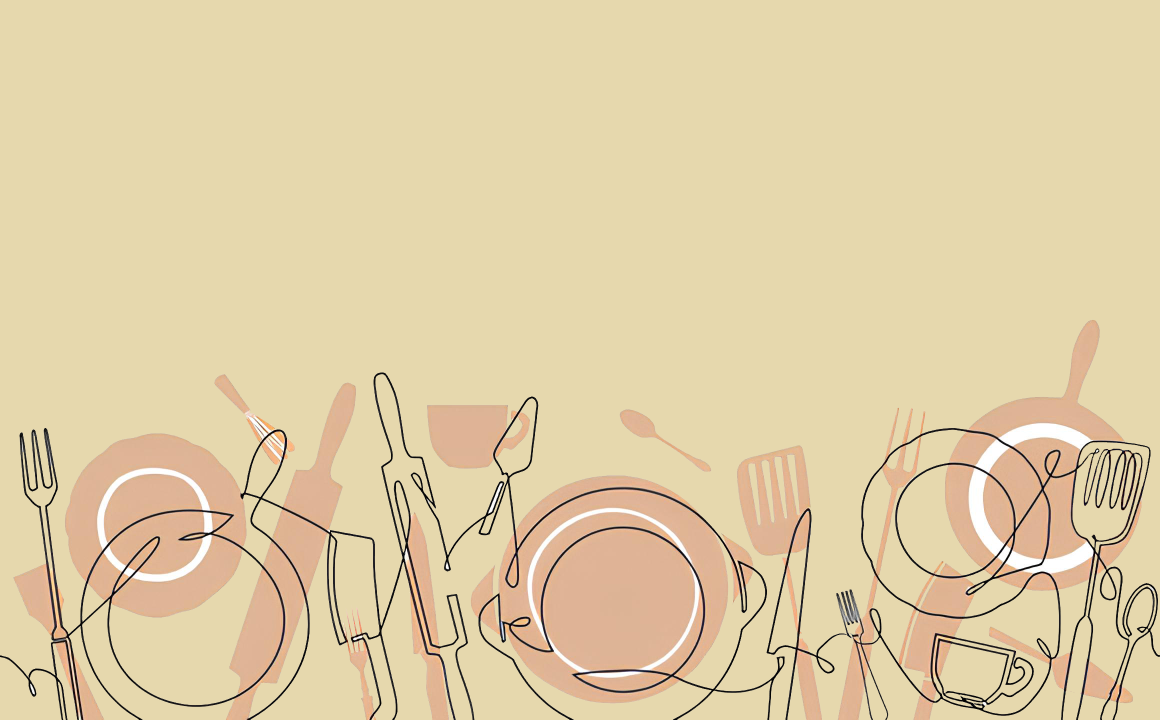
#> input picture ALL project/image/360_F_269622083_VdHDLDkJ6ZKc8tmEN3M4LR995skrg6R2 (1) - Copy.png, 2320 x 1440 px, found by its file name (shown at 1/2 size); its folder holds 5 pictures in this run
$ python -i Registerandlogin.py   (imports and definitions only)
#> lines starting #> are read from the running program, lines starting #| are printed output that depends on the picture
import sqlite3
import tkinter.messagebox as messagebox
import tkinter.ttk as ttk
from tkinter import ttk, Menu
from tkinter import Tk, StringVar, Toplevel, Frame, Label, Entry, Button
from tkinter import *
from PIL import Image, ImageTk
import tkinter as tk
from fpdf import FPDF  #generating pdf documents
from tkinter import filedialog
import os
import datetime
from datetime import datetime as dt

# [5 lines not run here, left out]

# Constants
WIDTH = 800
HEIGHT = 700

# Create variables
USERNAME_LOGIN = StringVar()
PASSWORD_LOGIN = StringVar()
USERNAME_REGISTER = StringVar()
PASSWORD_REGISTER = StringVar()
FIRSTNAME = StringVar()
LASTNAME = StringVar()
ADDRESS = StringVar()
PHONE_NUMBER = StringVar()
EMAIL_ADDRESS = StringVar()
DATE_OF_BIRTH = StringVar()

conn = None  # connection to database
cursor = None  # use to execute the sql queries and fetch results from db


# [193 lines left out: functions Database, LoginForm, RegisterForm, ToggleToLogin, ToggleToRegister, not called in this run]

def edit_profile():
    def Database():
        global conn, cursor
        conn = sqlite3.connect("db_FOOD_ORDERING_SYSTEM.db")
        cursor = conn.cursor()
        cursor.execute(
            "CREATE TABLE IF NOT EXISTS `USER` "
            "(USER_ID INTEGER PRIMARY KEY AUTOINCREMENT NOT NULL, "
            "FIRST_NAME TEXT (100) NOT NULL, "
            "LAST_NAME TEXT (100) NOT NULL, "
            "USERNAME TEXT (100) NOT NULL, "
            "ADDRESS TEXT (150) NOT NULL, "
            "PHONE_NUMBER TEXT (50) NOT NULL UNIQUE, "
            "EMAIL_ADDRESS TEXT (50) NOT NULL UNIQUE, "
            "DATE_OF_BIRTH TEXT (25) NOT NULL,  "
            "PASSWORD TEXT (50) NOT NULL)"
        )
        conn.commit()

    # Initialize the database
    Database()


    # Function to open the edit profile window
    def open_edit_profile_window():
        edit_window = Toplevel()
        edit_window.title("Edit Profile")
        edit_window.geometry("1920x1080")  # Set the size of the new window
        edit_window.configure(bg='#e6d8ad')
        image = (Image.open(
            r"C:\Users\tanho\PycharmProjects\ALL project\image\360_F_269622083_VdHDLDkJ6ZKc8tmEN3M4LR995skrg6R2 (1) - Copy.png"))
#> image is the input picture: PIL image 2320x1440 RGB; mean R, G, B 224.1, 206, 166.4
        resized_bgimage1 = image.resize((1920, 1080), Image.LANCZOS)
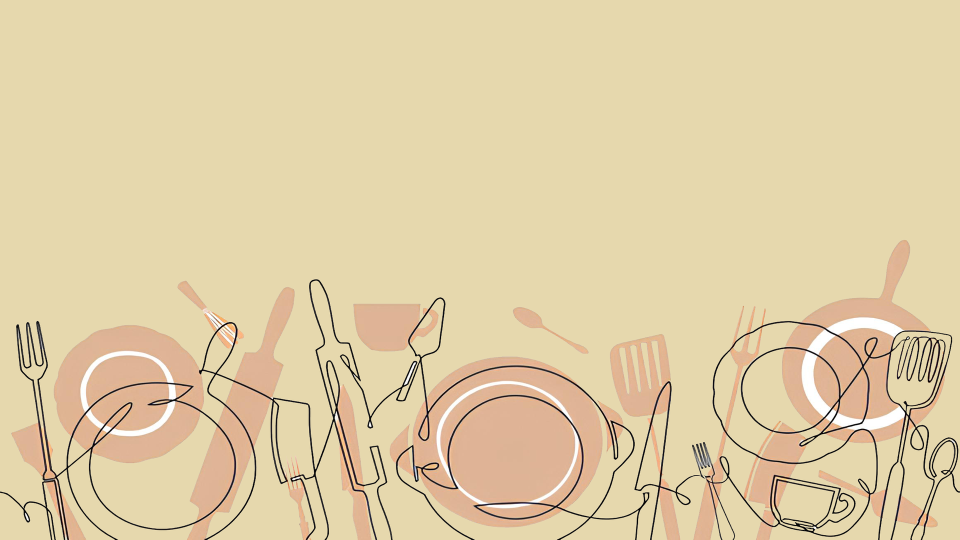
#> resized_bgimage1: PIL image 1920x1080 RGB (shown at 1/2 size); mean R, G, B 224.1, 206, 166.4
        backgroundimage1 = ImageTk.PhotoImage(resized_bgimage1)
        backgroundimage1.image = backgroundimage1
        canvas6 = Canvas(edit_window)
        canvas6.pack(fill="both", expand=True)
        canvas6.create_image(0, 0, image=backgroundimage1,
                             anchor="nw")


        # Define StringVar variables for profile fields
        myid = StringVar()
        first_name = StringVar()
        last_name = StringVar()
        username = StringVar()
        address = StringVar()
        phone_number = StringVar()
        email_address = StringVar()
        date_of_birth = StringVar()
        password = StringVar()

        # Create Entry widgets for the profile fields
        Label(canvas6, text="Edit Profile", font=('Arial',16), bg='#e6d8ad').place(x=920, y=10)

        Label(canvas6, text="First Name", font=('Arial',16), bg='#e6d8ad').place(x=740, y=60)
        first_name_entry = Entry(canvas6, textvariable=first_name, font=('Arial',16))
        first_name_entry.place(x=940, y=60)

        Label(canvas6, text="Last Name", font=('Arial',16), bg='#e6d8ad').place(x=740, y=110)
        last_name_entry = Entry(canvas6, textvariable=last_name, font=('Arial',16))
        last_name_entry.place(x=940, y=110)

        Label(canvas6, text="Username",font=('Arial',16), bg='#e6d8ad').place(x=740, y=160)
        username_entry = Entry(canvas6, textvariable=username,font=('Arial',16))
        username_entry.place(x=940, y=160)

        Label(canvas6, text="Address",font=('Arial',16), bg='#e6d8ad').place(x=740, y=210)
        address_entry = Entry(canvas6, textvariable=address,font=('Arial',16))
        address_entry.place(x=940, y=210)

        Label(canvas6, text="Phone Number",font=('Arial',16), bg='#e6d8ad').place(x=740, y=260)
        phone_number_entry = Entry(canvas6, textvariable=phone_number,font=('Arial',16))
        phone_number_entry.place(x=940, y=260)

        Label(canvas6, text="Email Address",font=('Arial',16), bg='#e6d8ad').place(x=740, y=310)
        email_address_entry = Entry(canvas6, textvariable=email_address,font=('Arial',16))
        email_address_entry.place(x=940, y=310)

        Label(canvas6, text="Date of Birth",font=('Arial',16), bg='#e6d8ad').place(x=740, y=360)
        date_of_birth_entry = Entry(canvas6, textvariable=date_of_birth,font=('Arial',16))
        date_of_birth_entry.place(x=940, y=360)

        Label(canvas6, text="Password",font=('Arial',16), bg='#e6d8ad').place(x=740, y=410)
        password_entry = Entry(canvas6, textvariable=password, show="*",font=('Arial',16))
        password_entry.place(x=940, y=410)

        # Function to retrieve and display profile information
        def retrive_customer_info():
            conn = sqlite3.connect("db_FOOD_ORDERING_SYSTEM.db")
            cursor = conn.cursor()
#> (the run stopped early here; a loop or call above may not have finished)
